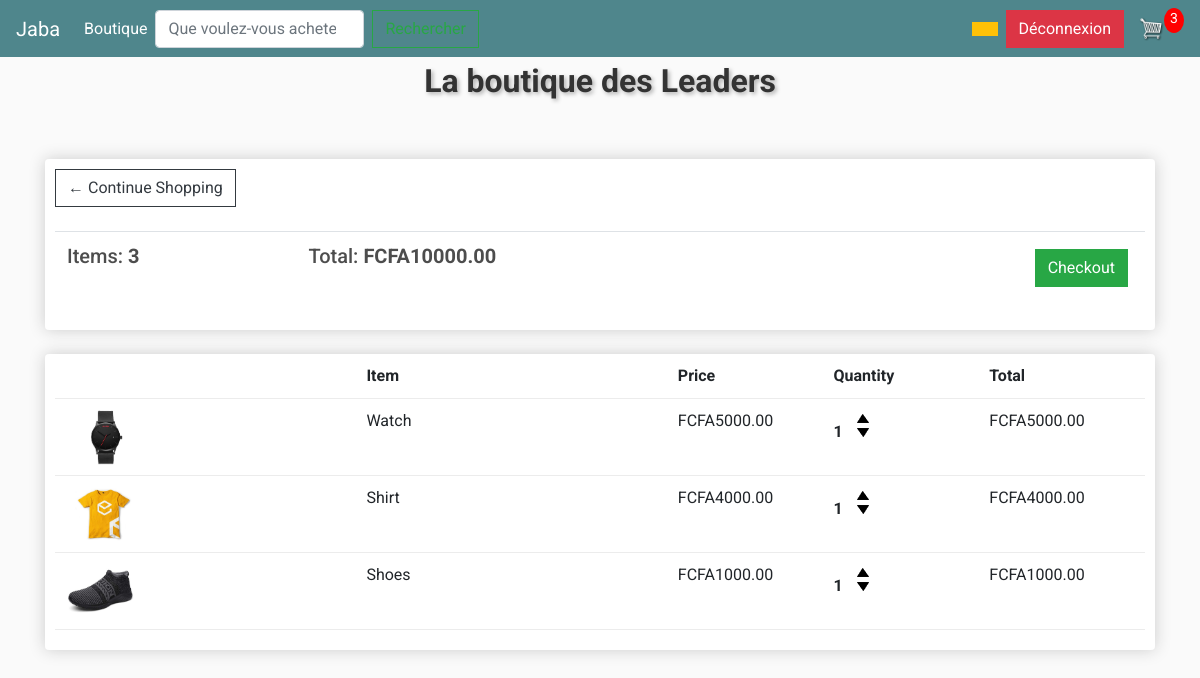
Screenshot of /cart/ (signed in) with the database file from the repository.
### store/models.py (models this page shows, shortened)
class Order(models.Model):
    customer = models.ForeignKey(Customer, on_delete=models.SET_NULL, null=True, blank=True)
    date_ordered = models.DateTimeField(auto_now_add=True)
    complete = models.BooleanField(default=False)
    transaction_id = models.CharField(max_length=100, null=True)
    @property
    def get_cart_total(self):
        orderitems = self.orderitem_set.all()
        total = sum([item.get_total for item in orderitems])
        return total
    @property
    def get_cart_items(self):
        orderitems = self.orderitem_set.all()
        total = sum([item.quantity for item in orderitems])
        return total

class OrderItem(models.Model):
    product = models.ForeignKey(Product, on_delete=models.SET_NULL, null=True)
    order = models.ForeignKey(Order, on_delete=models.SET_NULL, null=True)
    quantity = models.IntegerField(default=0, null=True, blank=True)
    date_added = models.DateTimeField(auto_now_add=True)
    @property
    def get_total(self):
        total = self.product.price * self.quantity
        return total

class Product(models.Model):
    name = models.CharField(max_length=200)
    price = models.IntegerField()
    digital = models.BooleanField(default=False, null=True, blank=True)
    image = models.ImageField(null=True, blank=True)
    @property
    def imageURL(self):
        try:
            url = self.image.url
        except:
            url = ''
        return url

### store/views.py (the view)
# urls.py: path('cart/', views.cart, name="cart"),
def cart(request):
    data = cartData(request)
    cartItems = data['cartItems']
    order = data['order']
    items = data['items']
    context = {'items': items, 'order': order, 'cartItems': cartItems}
    return render(request, 'store/cart.html', context)

### store/utils.py (called while the page is built)
def cartData(request):
	if request.user.is_authenticated:
		customer = request.user.customer
		order, created = Order.objects.get_or_create(customer=customer, complete=False)
		items = order.orderitem_set.all()
		cartItems = order.get_cart_items
	else:
		cookieData = cookieCart(request)
		cartItems = cookieData['cartItems']
		order = cookieData['order']
		items = cookieData['items']
	return {'cartItems':cartItems ,'order':order, 'items':items}

### users/models.py (called while the page is built)
    def __str__(self):
        return self.email

### store/templates/store/cart.html
{% extends 'store/main.html' %}
{% load static %}
{% block content %}
	<div class="row">
		<div class="col-lg-12">
			<div class="box-element">
				<a  class="btn btn-outline-dark" href="{% url 'store' %}">&#x2190; Continue Shopping</a>
				<br>
				<br>
				<table class="table">
					<tr>
						<th><h5>Items: <strong>{{order.get_cart_items}}</strong></h5></th>
						<th><h5>Total:<strong> FCFA{{order.get_cart_total|floatformat:2}}</strong></h5></th>
						<th>
							<a  style="float:right; margin:5px;" class="btn btn-success" href="{% url 'checkout' %}">Checkout</a>
						</th>
					</tr>
				</table>
			</div>
			<br>
			<div class="box-element">
				<div class="cart-row">
					<div style="flex:2"></div>
					<div style="flex:2"><strong>Item</strong></div>
					<div style="flex:1"><strong>Price</strong></div>
					<div style="flex:1"><strong>Quantity</strong></div>
					<div style="flex:1"><strong>Total</strong></div>
				</div>
				{% for item in items %}
				<div class="cart-row">
					<div style="flex:2"><img class="row-image" src="{{item.product.imageURL}}"></div>
					<div style="flex:2"><p>{{item.product.name}}</p></div>
					<div style="flex:1"><p>FCFA{{item.product.price|floatformat:2}}</p></div>
					<div style="flex:1">
						<p class="quantity">{{item.quantity}}</p>
						<div class="quantity">
							<img data-product="{{item.product.id}}" data-action="add" class="chg-quantity update-cart" src="{% static  'images/arrow-up.png' %}">
							<img data-product="{{item.product.id}}" data-action="remove" class="chg-quantity update-cart" src="{% static  'images/arrow-down.png' %}">
						</div>
					</div>
					<div style="flex:1"><p>FCFA{{item.get_total|floatformat:2}}</p></div>
				</div>
				{% endfor %}
			</div>
		</div>
	</div>
{% endblock content %}

### static/css/main.css (style rules this page uses)
body { background-color: hsl(0, 0%, 98%); }
h1,h2,h3,h4,h5,h6 { color:hsl(0, 0%, 30%); }
.box-element { box-shadow:hsl(0, 0%, 80%) 0 0 16px; background-color: #fff; border-radius: 4px; padding: 10px; }
.col-lg-4, .col-lg-6, .col-lg-8, .col-lg-12 { margin-top: 10px; }
.btn { border-radius: 0; }
.row-image { width: 100px; }
.cart-row { display: flex; align-items: flex-stretch; padding-bottom: 10px; margin-bottom: 10px; border-bottom: 1px solid #ececec; }
.quantity { display: inline-block; font-weight: 700; padding-right:10px; }
.chg-quantity { width: 12px; cursor: pointer; display: block; margin-top: 5px; transition:.1s; }

### store/templates/store/main.html (style rules this page uses)
body, .navbar, .site-title { font-family: 'Roboto', sans-serif; }

### rows the page displays
Order: get_cart_items "3", get_cart_total "10000.00"
OrderItem: product.imageURL (picture), product.name "Watch", product.price "5000.00", quantity "1", get_total "5000.00"
OrderItem: product.imageURL (picture), product.name "Shirt", product.price "4000.00", quantity "1", get_total "4000.00"
OrderItem: product.imageURL (picture), product.name "Shoes", product.price "1000.00", quantity "1", get_total "1000.00"

### other values shown
{{ cartItems }} "3"
